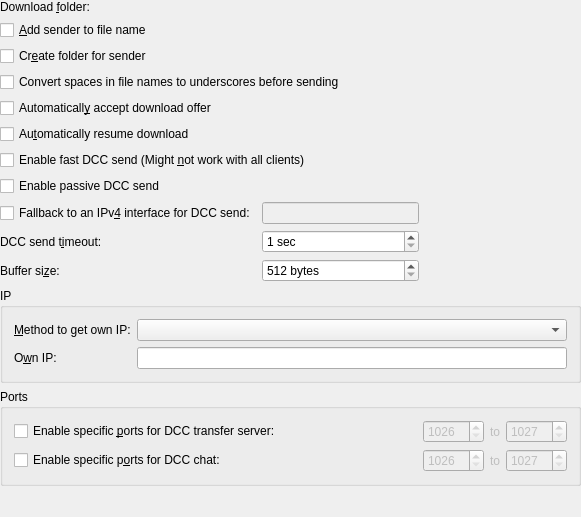
<ui version="4.0" >
 <comment>This program is free software; you can redistribute it and/or modify
it under the terms of the GNU General Public License as published by
the Free Software Foundation; either version 2 of the License, or
(at your option) any later version.</comment>
 <class>DCC_ConfigUI</class>
 <widget class="QWidget" name="DCC_ConfigUI" >
  <property name="geometry" >
   <rect>
    <x>0</x>
    <y>0</y>
    <width>581</width>
    <height>517</height>
   </rect>
  </property>
  <property name="windowTitle" >
   <string>DCC_Settings</string>
  </property>
  <layout class="QGridLayout" >
   <property name="margin" >
    <number>0</number>
   </property>
   <item row="0" column="0" >
    <widget class="QLabel" name="dccPathLbl" >
     <property name="text" >
      <string>Download &amp;folder:</string>
     </property>
     <property name="wordWrap" >
      <bool>false</bool>
     </property>
     <property name="buddy" >
      <cstring>kcfg_DccPath</cstring>
     </property>
    </widget>
   </item>
   <item row="0" column="1" colspan="3" >
    <widget class="KUrlRequester" name="kcfg_DccPath" >
     <property name="sizePolicy" >
      <sizepolicy vsizetype="Preferred" hsizetype="Expanding" >
       <horstretch>0</horstretch>
       <verstretch>0</verstretch>
      </sizepolicy>
     </property>
    </widget>
   </item>
   <item row="1" column="0" colspan="4" >
    <widget class="QCheckBox" name="kcfg_DccAddPartner" >
     <property name="text" >
      <string>&amp;Add sender to file name</string>
     </property>
    </widget>
   </item>
   <item row="2" column="0" colspan="4" >
    <widget class="QCheckBox" name="kcfg_DccCreateFolder" >
     <property name="text" >
      <string>Cr&amp;eate folder for sender</string>
     </property>
    </widget>
   </item>
   <item row="3" column="0" colspan="4" >
    <widget class="QCheckBox" name="kcfg_DccSpaceToUnderscore" >
     <property name="text" >
      <string>Convert spaces in file names to underscores before sending</string>
     </property>
     <property name="shortcut" >
      <string/>
     </property>
    </widget>
   </item>
   <item row="4" column="0" colspan="4" >
    <widget class="QCheckBox" name="kcfg_DccAutoGet" >
     <property name="text" >
      <string>Automaticall&amp;y accept download offer</string>
     </property>
    </widget>
   </item>
   <item row="5" column="0" colspan="4" >
    <widget class="QCheckBox" name="kcfg_DccAutoResume" >
     <property name="text" >
      <string>Au&amp;tomatically resume download</string>
     </property>
    </widget>
   </item>
   <item row="6" column="0" colspan="4" >
    <widget class="QCheckBox" name="kcfg_DccFastSend" >
     <property name="text" >
      <string>Enable fast DCC send (Might &amp;not work with all clients)</string>
     </property>
    </widget>
   </item>
   <item row="13" column="2" >
    <spacer name="spacer4_2" >
     <property name="orientation" >
      <enum>Qt::Vertical</enum>
     </property>
     <property name="sizeType" >
      <enum>QSizePolicy::Expanding</enum>
     </property>
     <property name="sizeHint" stdset="0" >
      <size>
       <width>20</width>
       <height>16</height>
      </size>
     </property>
    </spacer>
   </item>
   <item row="10" column="0" colspan="2" >
    <widget class="QLabel" name="textLabel6" >
     <property name="text" >
      <string>Buffer si&amp;ze:</string>
     </property>
     <property name="wordWrap" >
      <bool>false</bool>
     </property>
     <property name="buddy" >
      <cstring>kcfg_DccBufferSize</cstring>
     </property>
    </widget>
   </item>
   <item row="9" column="0" colspan="2" >
    <widget class="QLabel" name="textLabel7" >
     <property name="text" >
      <string>DCC send t&amp;imeout:</string>
     </property>
     <property name="wordWrap" >
      <bool>false</bool>
     </property>
     <property name="buddy" >
      <cstring>kcfg_DccSendTimeout</cstring>
     </property>
    </widget>
   </item>
   <item row="8" column="0" colspan="2" >
    <widget class="QCheckBox" name="kcfg_DccIPv4Fallback" >
     <property name="whatsThis" >
      <string>If this option enabled dcc transfers for IPv6 connections will be done over IPv4 interface set here</string>
     </property>
     <property name="text" >
      <string>Fallback to an IPv&amp;4 interface for DCC send:</string>
     </property>
    </widget>
   </item>
   <item row="10" column="2" >
    <widget class="QSpinBox" name="kcfg_DccBufferSize" >
     <property name="suffix" >
      <string> bytes</string>
     </property>
     <property name="minimum" >
      <number>512</number>
     </property>
     <property name="maximum" >
      <number>65536</number>
     </property>
     <property name="singleStep" >
      <number>128</number>
     </property>
    </widget>
   </item>
   <item row="9" column="2" >
    <widget class="QSpinBox" name="kcfg_DccSendTimeout" >
     <property name="suffix" >
      <string> sec</string>
     </property>
     <property name="minimum" >
      <number>1</number>
     </property>
     <property name="maximum" >
      <number>300</number>
     </property>
    </widget>
   </item>
   <item row="8" column="2" >
    <widget class="KLineEdit" name="kcfg_DccIPv4FallbackIface" >
     <property name="enabled" >
      <bool>false</bool>
     </property>
    </widget>
   </item>
   <item row="7" column="0" colspan="2" >
    <widget class="QCheckBox" name="kcfg_DccPassiveSend" >
     <property name="text" >
      <string>Enable passive DCC send</string>
     </property>
     <property name="shortcut" >
      <string/>
     </property>
    </widget>
   </item>
   <item row="8" column="3" >
    <spacer name="spacer5" >
     <property name="orientation" >
      <enum>Qt::Horizontal</enum>
     </property>
     <property name="sizeType" >
      <enum>QSizePolicy::Maximum</enum>
     </property>
     <property name="sizeHint" stdset="0" >
      <size>
       <width>70</width>
       <height>20</height>
      </size>
     </property>
    </spacer>
   </item>
   <item row="9" column="3" >
    <spacer name="spacer3" >
     <property name="orientation" >
      <enum>Qt::Horizontal</enum>
     </property>
     <property name="sizeType" >
      <enum>QSizePolicy::Expanding</enum>
     </property>
     <property name="sizeHint" stdset="0" >
      <size>
       <width>70</width>
       <height>20</height>
      </size>
     </property>
    </spacer>
   </item>
   <item row="10" column="3" >
    <spacer name="spacer3_2" >
     <property name="orientation" >
      <enum>Qt::Horizontal</enum>
     </property>
     <property name="sizeType" >
      <enum>QSizePolicy::Expanding</enum>
     </property>
     <property name="sizeHint" stdset="0" >
      <size>
       <width>70</width>
       <height>20</height>
      </size>
     </property>
    </spacer>
   </item>
   <item row="11" column="0" colspan="4" >
    <widget class="Q3GroupBox" name="groupBox1" >
     <property name="title" >
      <string>IP</string>
     </property>
     <layout class="QGridLayout" >
      <item row="1" column="1" >
       <widget class="QLineEdit" name="kcfg_DccSpecificOwnIp" />
      </item>
      <item row="0" column="0" >
       <widget class="QLabel" name="textLabel4" >
        <property name="text" >
         <string>&amp;Method to get own IP:</string>
        </property>
        <property name="wordWrap" >
         <bool>false</bool>
        </property>
        <property name="buddy" >
         <cstring>kcfg_DccMethodToGetOwnIp</cstring>
        </property>
       </widget>
      </item>
      <item row="1" column="0" >
       <widget class="QLabel" name="ownIP" >
        <property name="text" >
         <string>O&amp;wn IP:</string>
        </property>
        <property name="wordWrap" >
         <bool>false</bool>
        </property>
        <property name="buddy" >
         <cstring>kcfg_DccSpecificOwnIp</cstring>
        </property>
       </widget>
      </item>
      <item row="0" column="1" >
       <widget class="QComboBox" name="kcfg_DccMethodToGetOwnIp" />
      </item>
     </layout>
    </widget>
   </item>
   <item row="12" column="0" colspan="4" >
    <widget class="Q3GroupBox" name="groupBox2" >
     <property name="title" >
      <string>Ports</string>
     </property>
     <layout class="QGridLayout" >
      <item row="1" column="0" >
       <widget class="QCheckBox" name="kcfg_DccSpecificChatPorts" >
        <property name="text" >
         <string>Enable specific p&amp;orts for DCC chat:</string>
        </property>
       </widget>
      </item>
      <item row="1" column="1" >
       <spacer name="spacer6" >
        <property name="orientation" >
         <enum>Qt::Horizontal</enum>
        </property>
        <property name="sizeType" >
         <enum>QSizePolicy::Expanding</enum>
        </property>
        <property name="sizeHint" stdset="0" >
         <size>
          <width>50</width>
          <height>21</height>
         </size>
        </property>
       </spacer>
      </item>
      <item row="1" column="2" >
       <widget class="QSpinBox" name="kcfg_DccChatPortsFirst" >
        <property name="enabled" >
         <bool>false</bool>
        </property>
        <property name="minimum" >
         <number>1026</number>
        </property>
        <property name="maximum" >
         <number>65535</number>
        </property>
       </widget>
      </item>
      <item row="1" column="3" >
       <widget class="QLabel" name="textLabel2_2" >
        <property name="enabled" >
         <bool>false</bool>
        </property>
        <property name="text" >
         <string>to</string>
        </property>
        <property name="alignment" >
         <set>Qt::AlignCenter</set>
        </property>
        <property name="wordWrap" >
         <bool>false</bool>
        </property>
       </widget>
      </item>
      <item row="1" column="4" >
       <widget class="QSpinBox" name="kcfg_DccChatPortsLast" >
        <property name="enabled" >
         <bool>false</bool>
        </property>
        <property name="minimum" >
         <number>1027</number>
        </property>
        <property name="maximum" >
         <number>65535</number>
        </property>
       </widget>
      </item>
      <item row="0" column="0" >
       <widget class="QCheckBox" name="kcfg_DccSpecificSendPorts" >
        <property name="text" >
         <string>Enable specific &amp;ports for DCC transfer server:</string>
        </property>
       </widget>
      </item>
      <item row="0" column="1" >
       <spacer name="spacer4" >
        <property name="orientation" >
         <enum>Qt::Horizontal</enum>
        </property>
        <property name="sizeType" >
         <enum>QSizePolicy::Expanding</enum>
        </property>
        <property name="sizeHint" stdset="0" >
         <size>
          <width>50</width>
          <height>21</height>
         </size>
        </property>
       </spacer>
      </item>
      <item row="0" column="2" >
       <widget class="QSpinBox" name="kcfg_DccSendPortsFirst" >
        <property name="enabled" >
         <bool>false</bool>
        </property>
        <property name="minimum" >
         <number>1026</number>
        </property>
        <property name="maximum" >
         <number>65535</number>
        </property>
       </widget>
      </item>
      <item row="0" column="3" >
       <widget class="QLabel" name="textLabel1_2" >
        <property name="enabled" >
         <bool>false</bool>
        </property>
        <property name="text" >
         <string>to</string>
        </property>
        <property name="alignment" >
         <set>Qt::AlignCenter</set>
        </property>
        <property name="wordWrap" >
         <bool>false</bool>
        </property>
       </widget>
      </item>
      <item row="0" column="4" >
       <widget class="QSpinBox" name="kcfg_DccSendPortsLast" >
        <property name="enabled" >
         <bool>false</bool>
        </property>
        <property name="minimum" >
         <number>1027</number>
        </property>
        <property name="maximum" >
         <number>65535</number>
        </property>
       </widget>
      </item>
     </layout>
    </widget>
   </item>
  </layout>
 </widget>
 <layoutdefault spacing="6" margin="11" />
 <pixmapfunction>qPixmapFromMimeSource</pixmapfunction>
 <customwidgets>
  <customwidget>
   <class>Q3GroupBox</class>
   <extends>QGroupBox</extends>
   <header>Qt3Support/Q3GroupBox</header>
   <container>1</container>
  </customwidget>
  <customwidget>
   <class>KLineEdit</class>
   <extends>QLineEdit</extends>
   <header>klineedit.h</header>
  </customwidget>
  <customwidget>
   <class>KUrlRequester</class>
   <extends>QFrame</extends>
   <header>kurlrequester.h</header>
  </customwidget>
 </customwidgets>
 <tabstops>
  <tabstop>kcfg_DccPath</tabstop>
  <tabstop>kcfg_DccAddPartner</tabstop>
  <tabstop>kcfg_DccCreateFolder</tabstop>
  <tabstop>kcfg_DccSpaceToUnderscore</tabstop>
  <tabstop>kcfg_DccAutoGet</tabstop>
  <tabstop>kcfg_DccAutoResume</tabstop>
  <tabstop>kcfg_DccFastSend</tabstop>
  <tabstop>kcfg_DccPassiveSend</tabstop>
  <tabstop>kcfg_DccIPv4Fallback</tabstop>
  <tabstop>kcfg_DccIPv4FallbackIface</tabstop>
  <tabstop>kcfg_DccSendTimeout</tabstop>
  <tabstop>kcfg_DccBufferSize</tabstop>
  <tabstop>kcfg_DccMethodToGetOwnIp</tabstop>
  <tabstop>kcfg_DccSpecificOwnIp</tabstop>
  <tabstop>kcfg_DccSpecificSendPorts</tabstop>
  <tabstop>kcfg_DccSendPortsFirst</tabstop>
  <tabstop>kcfg_DccSendPortsLast</tabstop>
  <tabstop>kcfg_DccSpecificChatPorts</tabstop>
  <tabstop>kcfg_DccChatPortsFirst</tabstop>
  <tabstop>kcfg_DccChatPortsLast</tabstop>
 </tabstops>
 <includes>
  <include location="local" >kurlrequester.h</include>
  <include location="local" >klineedit.h</include>
  <include location="local" >kpushbutton.h</include>
  <include location="local" >klineedit.h</include>
 </includes>
 <resources/>
 <connections>
  <connection>
   <sender>kcfg_DccSpecificSendPorts</sender>
   <signal>toggled(bool)</signal>
   <receiver>kcfg_DccSendPortsFirst</receiver>
   <slot>setEnabled(bool)</slot>
   <hints>
    <hint type="sourcelabel" >
     <x>20</x>
     <y>20</y>
    </hint>
    <hint type="destinationlabel" >
     <x>20</x>
     <y>20</y>
    </hint>
   </hints>
  </connection>
  <connection>
   <sender>kcfg_DccSpecificSendPorts</sender>
   <signal>toggled(bool)</signal>
   <receiver>textLabel1_2</receiver>
   <slot>setEnabled(bool)</slot>
   <hints>
    <hint type="sourcelabel" >
     <x>20</x>
     <y>20</y>
    </hint>
    <hint type="destinationlabel" >
     <x>20</x>
     <y>20</y>
    </hint>
   </hints>
  </connection>
  <connection>
   <sender>kcfg_DccSpecificSendPorts</sender>
   <signal>toggled(bool)</signal>
   <receiver>kcfg_DccSendPortsLast</receiver>
   <slot>setEnabled(bool)</slot>
   <hints>
    <hint type="sourcelabel" >
     <x>20</x>
     <y>20</y>
    </hint>
    <hint type="destinationlabel" >
     <x>20</x>
     <y>20</y>
    </hint>
   </hints>
  </connection>
  <connection>
   <sender>kcfg_DccSpecificChatPorts</sender>
   <signal>toggled(bool)</signal>
   <receiver>kcfg_DccChatPortsFirst</receiver>
   <slot>setEnabled(bool)</slot>
   <hints>
    <hint type="sourcelabel" >
     <x>20</x>
     <y>20</y>
    </hint>
    <hint type="destinationlabel" >
     <x>20</x>
     <y>20</y>
    </hint>
   </hints>
  </connection>
  <connection>
   <sender>kcfg_DccSpecificChatPorts</sender>
   <signal>toggled(bool)</signal>
   <receiver>textLabel2_2</receiver>
   <slot>setEnabled(bool)</slot>
   <hints>
    <hint type="sourcelabel" >
     <x>20</x>
     <y>20</y>
    </hint>
    <hint type="destinationlabel" >
     <x>20</x>
     <y>20</y>
    </hint>
   </hints>
  </connection>
  <connection>
   <sender>kcfg_DccSpecificChatPorts</sender>
   <signal>toggled(bool)</signal>
   <receiver>kcfg_DccChatPortsLast</receiver>
   <slot>setEnabled(bool)</slot>
   <hints>
    <hint type="sourcelabel" >
     <x>20</x>
     <y>20</y>
    </hint>
    <hint type="destinationlabel" >
     <x>20</x>
     <y>20</y>
    </hint>
   </hints>
  </connection>
  <connection>
   <sender>kcfg_DccIPv4Fallback</sender>
   <signal>toggled(bool)</signal>
   <receiver>kcfg_DccIPv4FallbackIface</receiver>
   <slot>setEnabled(bool)</slot>
   <hints>
    <hint type="sourcelabel" >
     <x>20</x>
     <y>20</y>
    </hint>
    <hint type="destinationlabel" >
     <x>20</x>
     <y>20</y>
    </hint>
   </hints>
  </connection>
 </connections>
</ui>
